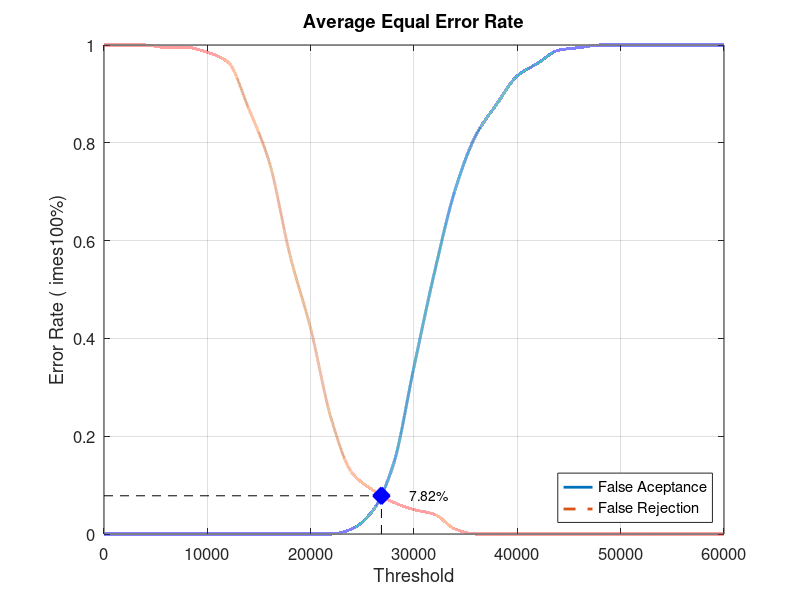
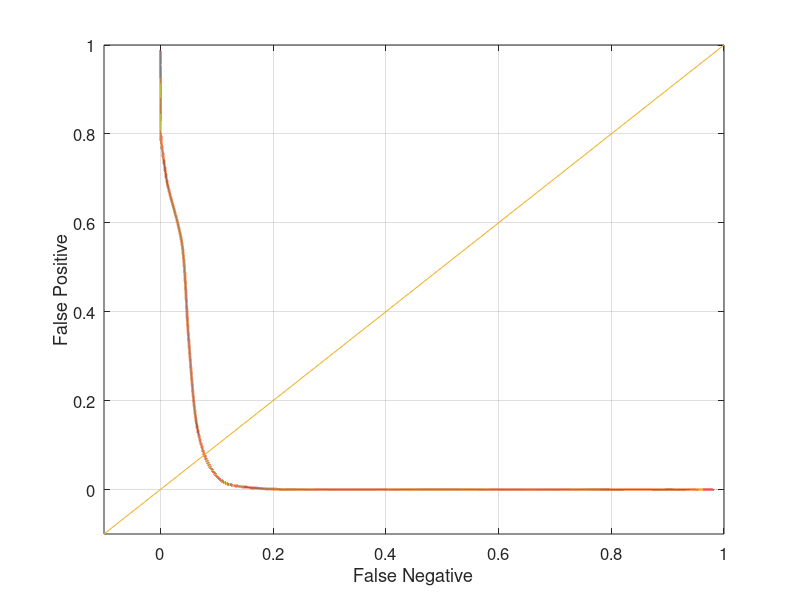

Here is the MATLAB script that generated these plots, in order:
close all;
clear;
clc;
x = 0:2000:60000;
xq = 0:0.5:60000;

y0 = [0 0 0 0 0 0 0 0 0 0 0 0 0.0105263 0.0473684 0.142105 0.342105 0.536842 0.705263 0.815789 0.878947 0.936842 0.963158 0.989474 0.994737 1 1 1 1 1 1 1]
yy0 = interp1(x, y0, xq, 'pchip');
y1 = [1 1 1 0.995 0.995 0.985 0.965 0.87 0.76 0.57 0.42 0.235 0.125 0.09 0.065 0.05 0.04 0.01 0 0 0 0 0 0 0 0 0 0 0 0 0]
yy1 = interp1(x, y1, xq, 'pchip');

% Calculating EER: 
y2 = abs(y0 - y1);
find(y2 == min(y2))
yy2 = abs(yy0 - yy1);
xEER = find(yy2 == min(yy2));
xEERIndex = xq(xEER) % X-axis EER
yEER = yy0(xEER) % Y-axis EER

main = figure
plot(xq, yy0,'-','LineWidth', 2);	hold on
plot(xq, yy1,'--','LineWidth', 2);	hold on
plot([xEERIndex xEERIndex], [0 yEER], 'k--');	hold on
plot([0 xEERIndex], [yEER yEER], 'k--');	hold on
plot(xEERIndex, yEER, 'bx', 'LineWidth', 10);	hold on
text(xEERIndex + 10 * xEERIndex / 100, yEER, [num2str(round((10000 * yEER)) / 100) '%'])
legend('False Aceptance', 'False Rejection', 'Location', 'SouthEast')
xlabel('Threshold')
ylabel('Error Rate (	imes100%)')
title('Average Equal Error Rate')
set(gca, 'FontSize', 12)
axis([0 60000 0 1])
grid on

print(main, 'Database3_2Main', '-dpng');
FNRxFPR = figure('Color', [1 1 1]);
plot(yy1, yy0, '-', yy1, yy0, 'LineWidth', 2);
hold on
y = -0.1:0.1:1
plot(y, y); 
set(gca, 'FontSize', 12)
xlabel('False Negative')
ylabel('False Positive')
axis([-0.1 1 -0.1 1])
set(gca, 'FontSize', 12)
grid on

print(FNRxFPR, 'Database3_2FNRxFPR','-dpng');
